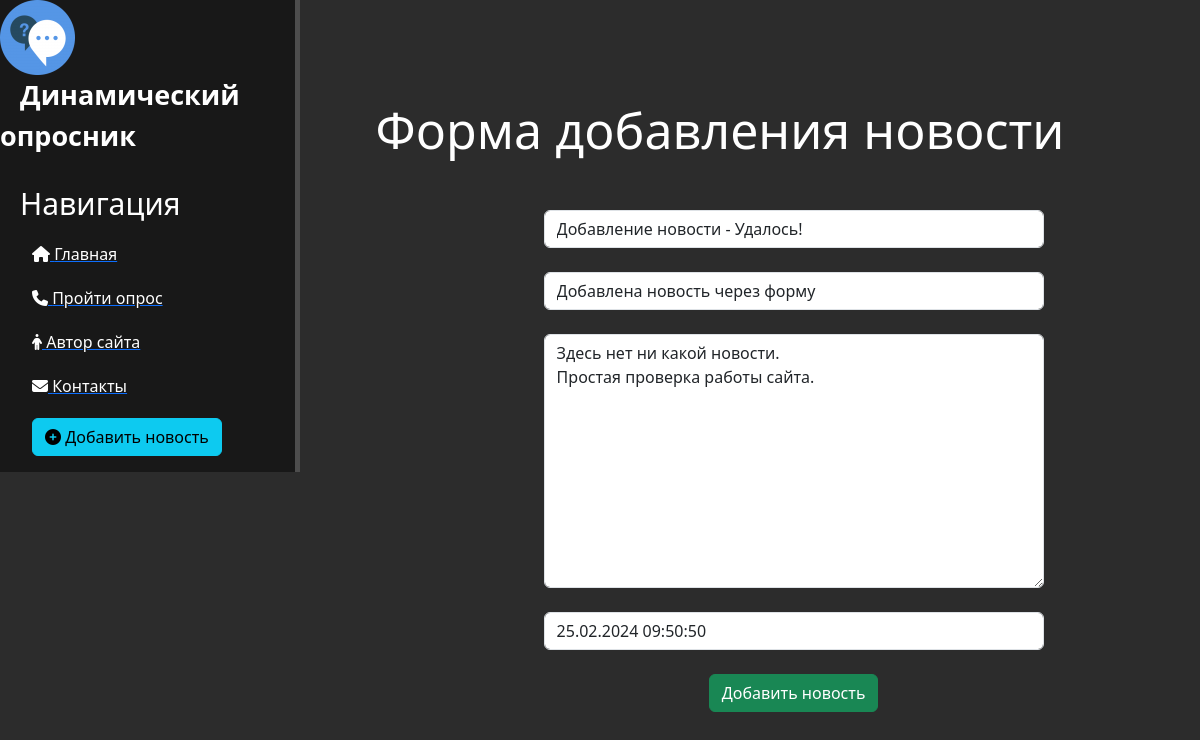
The page /news/4/update on the database as committed earlier.
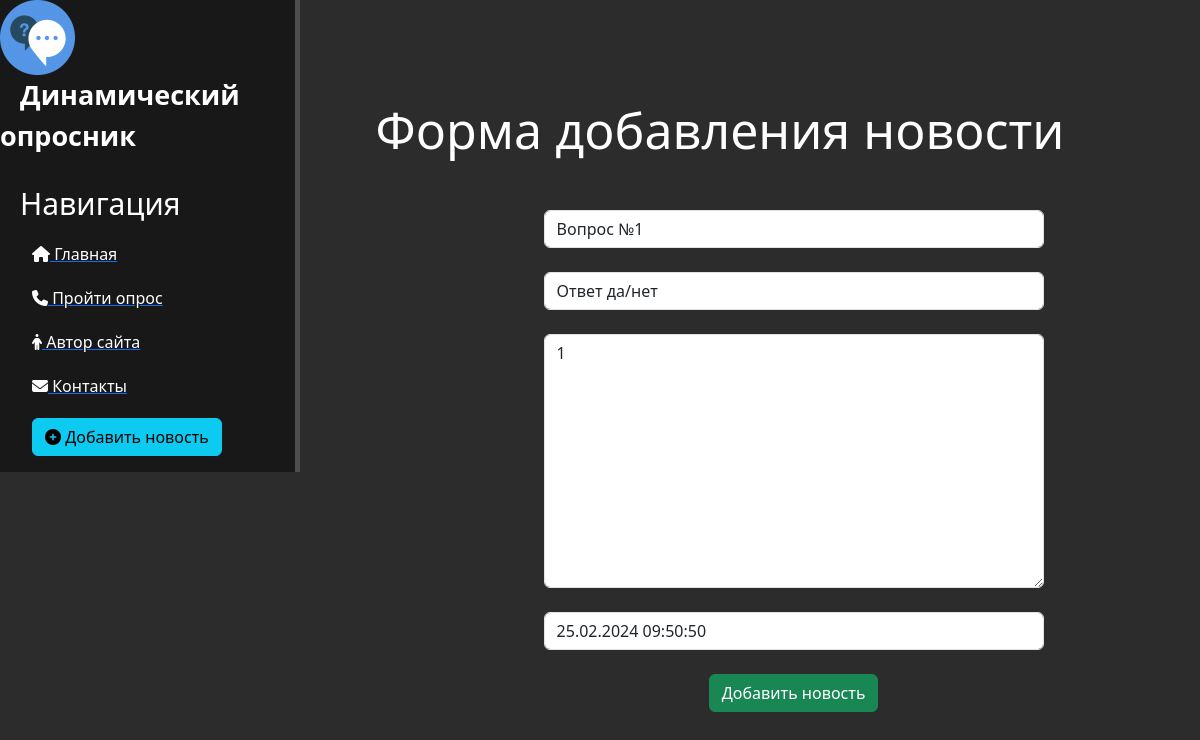
The same page on the database as committed later.
### news/models.py (models this page shows, shortened)
class Articles(models.Model):
    title = models.CharField('Название', max_length=50)
    anons = models.CharField('Анонс', max_length=250)
    full_text = models.TextField('Статья')
    date = models.DateTimeField('Дата публикации')
    class Meta:
        verbose_name = "Новость"
        verbose_name_plural = "Новости"

### news/views.py (the view)
# urls.py: path('<int:pk>/update', views.NewsUpdatrlView.as_view(), name='news-update'),
class NewsUpdatrlView(UpdateView):
    model = Articles
    template_name = 'news/create.html'
    form_class = ArticlesForm

### news/forms.py
class ArticlesForm(ModelForm):
    class Meta:
        model = Articles
        fields = ['title', 'anons', 'full_text', 'date']
        widgets = {
            'title': TextInput(attrs={
                'class': 'form-control',
                'placeholder': 'Название новости'
            }),
            'anons': TextInput(attrs={
                'class': 'form-control',
                'placeholder': 'Анонс новости'
            }),
            'date': DateTimeInput(attrs={
                'class': 'form-control',
                'placeholder': 'Дата публикации'
            }),
            'full_text': Textarea(attrs={
                'class': 'form-control',
                'placeholder': 'Текст новости'
            }),
        }

### news/templates/news/create.html (shortened to what this page needs)
{% extends 'main/layout.html' %}
{% block content %}
    <div class="features">
        <h1>Форма добавления новости</h1>
        <form method="post">
            {{ form.title }}<br>
            {{ form.anons }}<br>
            {{ form.full_text }}<br>
            {{ form.date }}<br>
            <button class="btn btn-success" type="submit"> Добавить новость</button>
{% endblock %}

Rows that differ between the two databases and show on the page:
changed Articles: title "Добавление новости - Удалось!" → "Вопрос №1"; anons "Добавлена новость через форму" → "Ответ да/нет"; full_text "Здесь нет ни какой новости. Простая проверка работы сайта." → "1"
